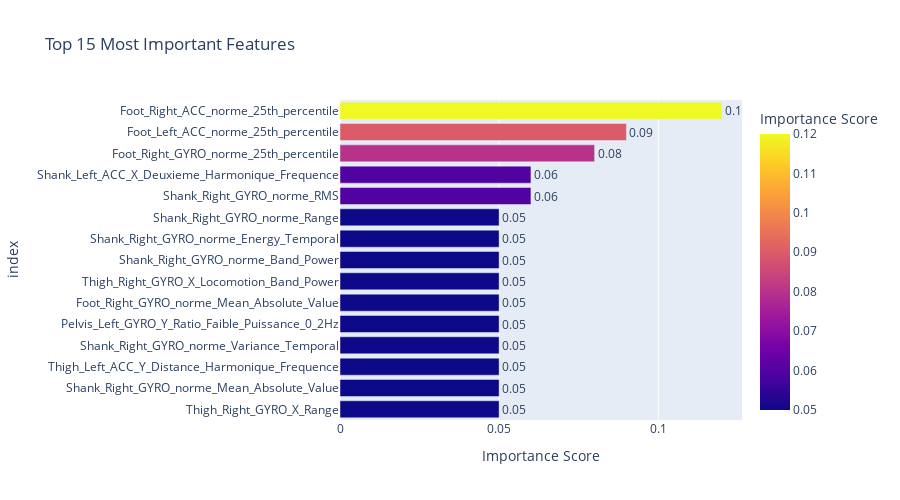

Here is the notebook cell this chart was saved with:
### Markdown cell above
# Relief F avec un resample manuel

### Code cell
import pandas as pd
from sklearn.preprocessing import StandardScaler
from sklearn.model_selection import train_test_split
from skrebate import ReliefF
import plotly.express as px
from sklearn.model_selection import train_test_split, GridSearchCV, StratifiedKFold
from sklearn.metrics import classification_report
from sklearn.ensemble import RandomForestClassifier
from imblearn.pipeline import Pipeline
from imblearn.over_sampling import SMOTE, BorderlineSMOTE
from imblearn.under_sampling import RandomUnderSampler


def apply_resampling_pipeline(filepath):
    data = pd.read_csv(filepath)
    data_filtered = data.dropna(axis=1)
    data_filtered = data_filtered[data_filtered['label'] != 'transitionNoFog']
    X = data_filtered.drop('label', axis=1)
    y = data_filtered['label'].apply(lambda x: 1 if x in ['fog', 'transitionFog'] else 0)
    
    #réinitialiser l'index après le filtrage
    X.reset_index(drop=True, inplace=True)
    y.reset_index(drop=True, inplace=True)
    
    #Normalisation
    scaler = StandardScaler()
    X_scaled = pd.DataFrame(scaler.fit_transform(X), columns=X.columns)  
    X_train, X_test, y_train, y_test = train_test_split(X_scaled, y, test_size=0.3, shuffle=True, stratify=y, random_state=42)
    
    # Afficher la distribution avant le resampling
    print("Distribution before resampling:")
    print(y_train.value_counts())
    
    # Déterminer le ratio de sous-échantillonnage
    smote = BorderlineSMOTE(sampling_strategy=1, random_state=42)
    # under_sampler = RandomUnderSampler(sampling_strategy=1, random_state=42)
    pipeline = Pipeline([
        ('smote', smote)
        # ('under_sampler', under_sampler)
    ])

    X_resampled, y_resampled = pipeline.fit_resample(X_train, y_train)
        # Afficher la distribution après le resampling
        
    # smo = SMOTE(random_state=42)),
    print("Distribution after resampling:")
    print(y_resampled.value_counts())
    print("Finished processing:", filepath)
    return X_resampled.reset_index(drop=True), y_resampled.reset_index(drop=True), X_test.reset_index(drop=True), y_test.reset_index(drop=True)

# Example usage
file_path = 'C:/Users/antho/Documents/MEMOIRE_M2/c3d_audeline/ON_OFF_all_features/P_P_1963-04-01_ON_ON_all_extraction_features.csv'
X_resampled, y_resampled, X_test, y_test = apply_resampling_pipeline(file_path)

# Assuming y_train is not a DataFrame
X_train_np = X_resampled.values
y_train_np = y_resampled.values if not isinstance(y_resampled, pd.DataFrame) else y_resampled['label'].values

reliefF = ReliefF(n_neighbors=15,n_features_to_select=15)
reliefF.fit(X_train_np, y_train_np)
feature_scores = reliefF.feature_importances_
feature_importance_df = pd.DataFrame(feature_scores, index=X_resampled.columns, columns=["Importance"])
feature_importance_df.sort_values("Importance", ascending=False, inplace=True)

top_features = feature_importance_df.nlargest(15, 'Importance')
top_features['Importance'] = top_features['Importance'].round(2)

# Création du graphique en barres horizontales interactif avec Plotly
fig = px.bar(top_features, y=top_features.index, x='Importance', 
             text='Importance',  # Afficher les scores sur les barres
             orientation='h',  # Créer des barres horizontales
             labels={'y': 'Features', 'Importance': 'Importance Score'},
             title='Top 15 Most Important Features',
             color='Importance',  # Utiliser les valeurs d'importance pour la couleur
             height=500)  # Ajuster la hauteur si nécessaire

# Améliorer le format des textes sur les barres pour les arrondir
fig.update_traces(texttemplate='%{text:.2f}', textposition='outside')

# Inverser l'axe y pour que la caractéristique la plus importante soit en haut
fig.update_layout(yaxis={'categoryorder':'total ascending'})

# Afficher le graphique
fig.show()

### Figure 1 — Plotly figure (JSON) as saved in the notebook; plotly's stock layout.template omitted (floating-point values rounded to 4 significant figures)
{"data": [{"alignmentgroup": "True", "hovertemplate": "Importance Score=%{marker.color}<br>index=%{y}<extra></extra>", "legendgroup": "", "marker": {"color": [0.12, 0.09, 0.08, 0.06, 0.06, 0.05, 0.05, 0.05, 0.05, 0.05, 0.05, 0.05, 0.05, 0.05, 0.05], "coloraxis": "coloraxis", "pattern": {"shape": ""}}, "name": "", "offsetgroup": "", "orientation": "h", "showlegend": false, "text": [0.12, 0.09, 0.08, 0.06, 0.06, 0.05, 0.05, 0.05, 0.05, 0.05, 0.05, 0.05, 0.05, 0.05, 0.05], "textposition": "outside", "texttemplate": "%{text:.2f}", "type": "bar", "x": [0.12, 0.09, 0.08, 0.06, 0.06, 0.05, 0.05, 0.05, 0.05, 0.05, 0.05, 0.05, 0.05, 0.05, 0.05], "xaxis": "x", "y": ["Foot_Right_ACC_norme_25th_percentile", "Foot_Left_ACC_norme_25th_percentile", "Foot_Right_GYRO_norme_25th_percentile", "Shank_Right_GYRO_norme_RMS", "Shank_Left_ACC_X_Deuxieme_Harmonique_Frequence", "Thigh_Right_GYRO_X_Range", "Shank_Right_GYRO_norme_Mean_Absolute_Value", "Thigh_Left_ACC_Y_Distance_Harmonique_Frequence", "Shank_Right_GYRO_norme_Variance_Temporal", "Pelvis_Left_GYRO_Y_Ratio_Faible_Puissance_0_2Hz", "Foot_Right_GYRO_norme_Mean_Absolute_Value", "Thigh_Right_GYRO_X_Locomotion_Band_Power", "Shank_Right_GYRO_norme_Band_Power", "Shank_Right_GYRO_norme_Energy_Temporal", "Shank_Right_GYRO_norme_Range"], "yaxis": "y"}], "layout": {"barmode": "relative", "coloraxis": {"colorbar": {"title": {"text": "Importance Score"}}, "colorscale": [[0, "#0d0887"], [0.1111, "#46039f"], [0.2222, "#7201a8"], [0.3333, "#9c179e"], [0.4444, "#bd3786"], [0.5556, "#d8576b"], [0.6667, "#ed7953"], [0.7778, "#fb9f3a"], [0.8889, "#fdca26"], [1, "#f0f921"]]}, "height": 500, "legend": {"tracegroupgap": 0}, "title": {"text": "Top 15 Most Important Features"}, "xaxis": {"anchor": "y", "domain": [0, 1], "title": {"text": "Importance Score"}}, "yaxis": {"anchor": "x", "categoryorder": "total ascending", "domain": [0, 1], "title": {"text": "index"}}}}
